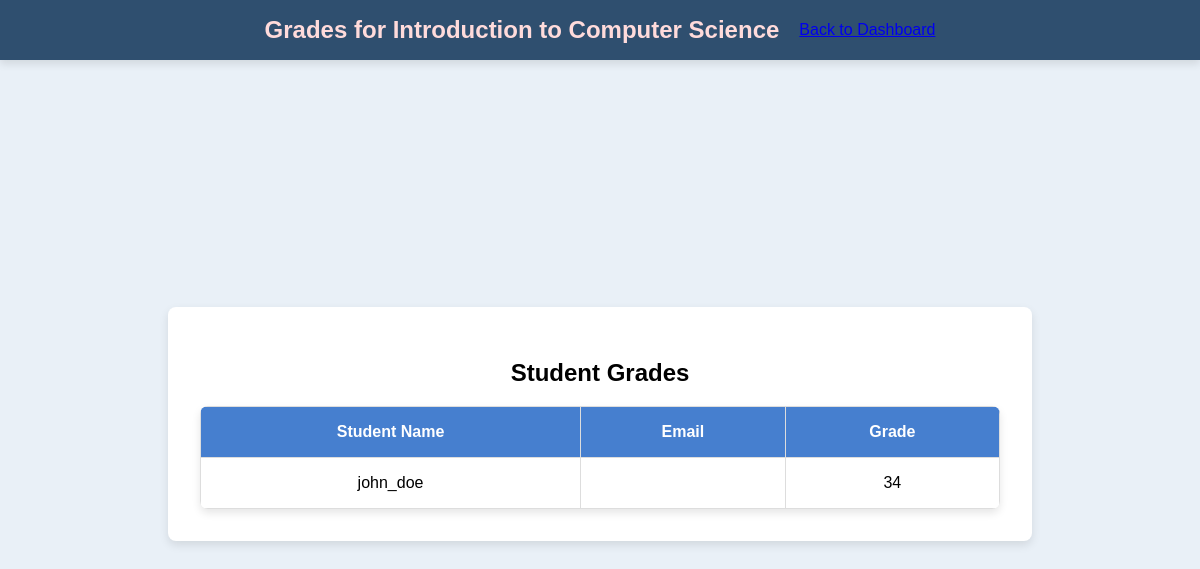
The app's page /teacher/course/1/grades (signed in), older data.
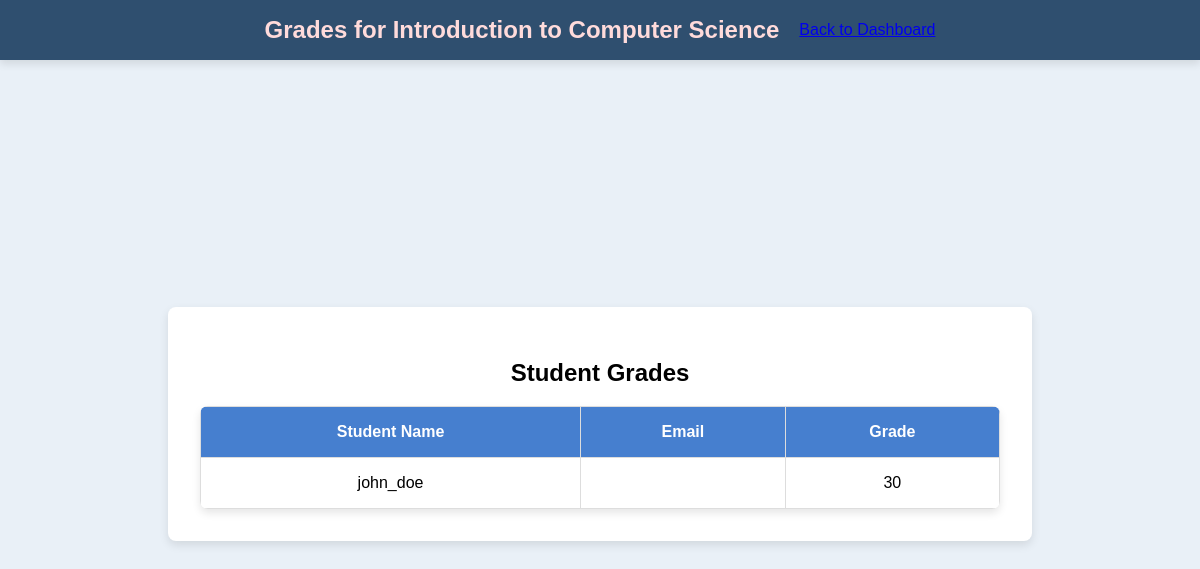
The same page, newer data.
### app.py (models this page shows, shortened)
class Enrollment(db.Model):
    id = db.Column(db.Integer, primary_key=True)
    course_id = db.Column(db.Integer, db.ForeignKey('course.id'), nullable=False)
    user_id = db.Column(db.Integer, db.ForeignKey('user.id'), nullable=False)
    grade = db.Column(db.String(5))

class User(UserMixin, db.Model):
    id = db.Column(db.Integer, primary_key=True)
    username = db.Column(db.String(150), unique=True, nullable=False)
    password = db.Column(db.String(150), nullable=False)
    role = db.Column(db.String(50))

### app.py (the view)
@app.route('/teacher/course/<int:course_id>/grades')
@login_required
def view_grades(course_id):
    if current_user.role != 'teacher':
        flash("Access denied: Only teachers can view grades.", "danger")
        return redirect(url_for('login'))
    course = Course.query.filter_by(id=course_id, teacher_id=current_user.id).first()
    if not course:
        flash("You do not have permission to view grades for this course.", "danger")
        return redirect(url_for('teacher_dashboard'))
    enrollments = Enrollment.query.filter_by(course_id=course.id).all()
    students_with_grades = [
        {
            "student": User.query.get(enrollment.user_id),
            "grade": enrollment.grade  # Assuming the `Enrollment` model has a `grade` column
        }
        for enrollment in enrollments
    ]
    return render_template('grades.html', course=course, students_with_grades=students_with_grades)

### app.py (called while the page is built)
@login_manager.user_loader
def load_user(user_id):
    return User.query.get(int(user_id))

### templates/grades.html (shortened to what this page needs)
<!DOCTYPE html>
<html lang="en">
<head>
    <link rel="stylesheet" href="{{ url_for('static', filename='styles.css') }}">
</head>
<body>
    <div class="header">
        <h1>Grades for {{ course.course_name }}</h1>
        <a href="{{ url_for('teacher_dashboard') }}" class="back-button">Back to Dashboard</a>
    </div>
    <div class="container">
        <h2>Student Grades</h2>
        <table>
            <thead>
                <tr>
                    <th>Student Name</th>
                    <th>Email</th>
                    <th>Grade</th>
                </tr>
            </thead>
            <tbody>
                {% for entry in students_with_grades %}
                <tr>
                    <td>{{ entry.student.username }}</td>
                    <td>{{ entry.student.email }}</td>
                    <td>{{ entry.grade if entry.grade is not none else "Not Graded" }}</td>
                </tr>
                {% endfor %}
            </tbody>
        </table>
    </div>
</body>
</html>

Row changes from the older to the newer data that the page shows:
changed Enrollment "john_doe": grade "34" → "30"
